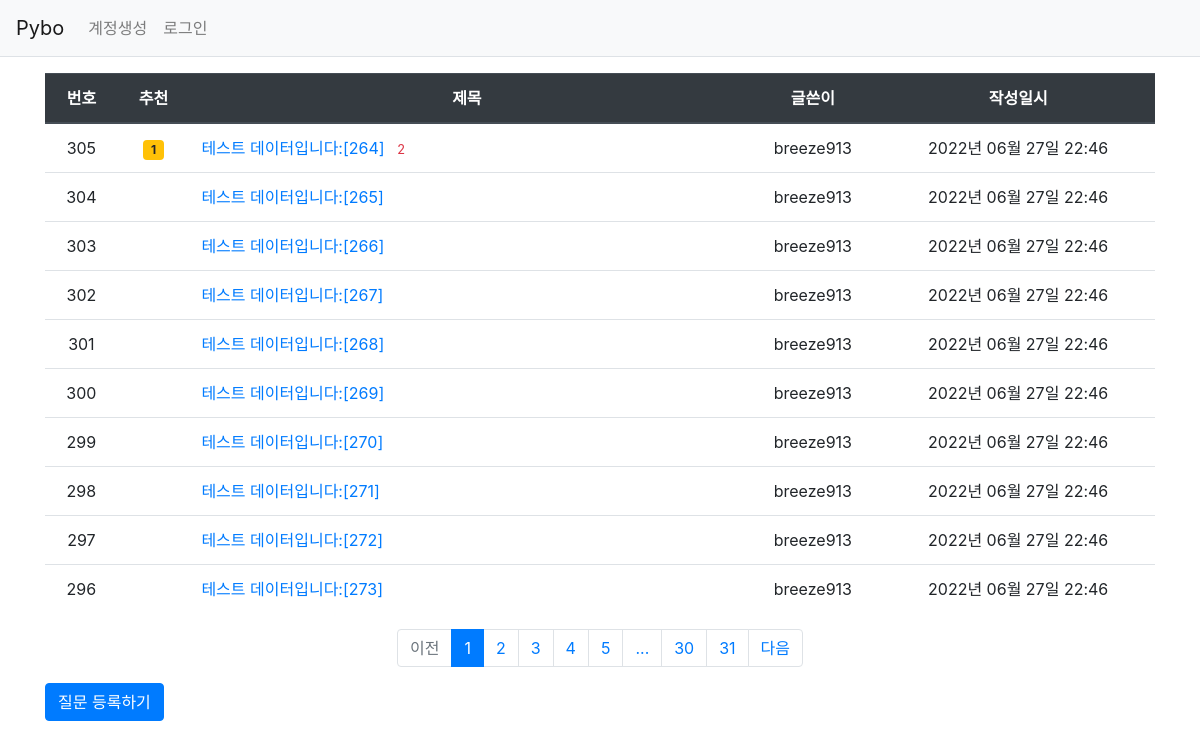
Page /question/list/ on the committed database.
### pybo/models.py (models this page shows)
class Question(db.Model):
    id = db.Column(db.Integer, primary_key=True)
    subject = db.Column(db.String(200), nullable=False)
    content = db.Column(db.Text(), nullable=False)
    create_date = db.Column(db.DateTime(), nullable=False)
    user_id = db.Column(db.Integer, db.ForeignKey(
        'user.id', ondelete='CASCADE'), nullable=False)
    user = db.relationship('User', backref=db.backref('question_set'))
    modify_date = db.Column(db.DateTime(), nullable=True)
    voter = db.relationship('User', secondary=question_voter, backref=db.backref('question_voter_set'))

class User(db.Model):
    id = db.Column(db.Integer, primary_key=True)
    username = db.Column(db.String(150), unique=True, nullable=False)
    password = db.Column(db.String(200), nullable=False)
    email = db.Column(db.String(120), unique=True, nullable=False)

### pybo/views/question_views.py (the view)
@bp.route('/list/')
def _list():
    page = request.args.get('page', type=int, default=1) # 페이지
    question_list = Question.query.order_by(Question.create_date.desc())
    question_list = question_list.paginate(page, per_page=10)
    return render_template('question/question_list.html',
                           question_list=question_list)

### pybo/filter.py (called while the page is built)
def format_datetime(value, fmt="%Y년 %m월 %d일 %H:%M"):
    return value.strftime(fmt)

### pybo/views/auth_views.py (called while the page is built)
@bp.before_app_request
def load_logged_in_user():
    user_id = session.get('user_id')
    if user_id is None:
        g.user = None
    else:
        g.user = User.query.get(user_id)

### pybo/templates/question/question_list.html
{% extends 'base.html' %}
{% block content %}
<div class="container my-3">
    <table class="table">
        <thead>
        <tr class="text-center thead-dark">
            <th>번호</th>
            <th>추천</th>
            <th style="width:50%">제목</th>
            <th>글쓴이</th>
            <th>작성일시</th>
        </tr>
        </thead>
        <tbody>
        {% if question_list %}
        {% for question in question_list.items %}
        <tr class="text-center">
            <td>{{ question_list.total - ((question_list.page-1)*question_list.per_page) -loop.index0 }}</td>
            <td>
                {% if question.voter|length > 0 %}
                    <span class="badge badge-warning px-2 py-1">{{question.voter|length}}</span>
                {% endif %}
            </td>
            <td class="text-left">
                <a href="{{ url_for('question.detail', question_id=question.id) }}">{{ question.subject }}</a>
                {% if question.answer_set|length > 0 %}
                    <span class="text-danger small ml-2">{{question.answer_set|length}}</span>
                {% endif %}
            </td>
            <td>{{ question.user.username }}</td>
            <td>{{ question.create_date |datetime }}</td>
        </tr>
        {% endfor %}
        {% else %}
        <tr>
            <td colspan="3">질문이 없습니다.</td>
        </tr>
        {% endif %}
        </tbody>
    </table>
    <ul class="pagination justify-content-center">
        {% if question_list.has_prev %}
        <li class="page-item">
            <a class="page-link" href="?page={{question_list.prev_num}}">이전</a>
        </li>
        {% else %}
        <li class="page-item disabled">
            <a class="page-link" tabindex="-1" aria-disabled="true" href="#">이전</a>
        </li>
        {% endif %}
        {% for page_num in question_list.iter_pages() %}
            {% if page_num %}
                {% if page_num != question_list.page %}
                <li class="page-item">
                    <a class="page-link" href="?page={{page_num}}">{{page_num}}</a>
                </li>
                {% else %}
                <li class="page-item active" aria-current="page">
                    <a class="page-link" href="#">{{page_num}}</a>
                </li>
                {% endif %}
            {% else %}
                <li class="disabled">
                    <a class="page-link" href="#">...</a>
                </li>
            {% endif %}
        {% endfor %}
        {% if question_list.has_next %}
        <li class="page-item">
            <a class="page-link" href="?page={{question_list.next_num}}">다음</a>
        </li>
        {% else %}
        <li class="page-item disabled">
            <a class="page-link" tabindex="-1" aria-disabled="true" href="#">다음</a>
        </li>
        {% endif %}
    </ul>
    <a href="{{ url_for('question.create') }}" class="btn btn-primary">질문 등록하기</a>
</div>
{% endblock %}

### pybo/templates/base.html (shortened to what this page needs)
<!DOCTYPE html>
<html lang="en">
<head>
    <link rel="stylesheet" href="{{url_for('static',filename='bootstrap.min.css')}}">
    <link rel="stylesheet" href="{{url_for('static',filename='style.css')}}">
</head>
<body>
{% include "navbar.html" %}
{% block content %}
{% endblock %}
</body>
</html>

### pybo/templates/navbar.html (shortened to what this page needs)
<nav class="navbar navbar-expand-lg navbar-light bg-light border-bottom">
    <a class="navbar-brand" href="{{url_for('main.index')}}">Pybo</a>
    <div class="collapse navbar-collapse flex-grow-0" id="navbarNav">
        {% if g.user %}
        <ul class="navbar-nav">
            <li class="nav-item">
                <a class="nav-link" href="{{ url_for('auth.logout') }}">{{ g.user.username }}(로그아웃)</a>
            </li>
        </ul>
        {% else %}
        <ul class="navbar-nav">
            <li class="nav-item">
                <a class="nav-link" href="{{ url_for('auth.signup') }}">계정생성</a>
            </li>
            <li class="nav-item">
                <a class="nav-link" href="{{ url_for('auth.login') }}">로그인</a>
            </li>
        </ul>
        {% endif %}
    </div>
</nav>

### rows in the picture
Question: total "305", voter|length "1", subject "테스트 데이터입니다:[264]", answer_set|length "2", user.username "breeze913", create_date "2022년 06월 27일 22:46"
Question: total "304", subject "테스트 데이터입니다:[265]", user.username "breeze913", create_date "2022년 06월 27일 22:46"
Question: total "303", subject "테스트 데이터입니다:[266]", user.username "breeze913", create_date "2022년 06월 27일 22:46"
Question: total "302", subject "테스트 데이터입니다:[267]", user.username "breeze913", create_date "2022년 06월 27일 22:46"
Question: total "301", subject "테스트 데이터입니다:[268]", user.username "breeze913", create_date "2022년 06월 27일 22:46"
Question: total "300", subject "테스트 데이터입니다:[269]", user.username "breeze913", create_date "2022년 06월 27일 22:46"
Question: total "299", subject "테스트 데이터입니다:[270]", user.username "breeze913", create_date "2022년 06월 27일 22:46"
Question: total "298", subject "테스트 데이터입니다:[271]", user.username "breeze913", create_date "2022년 06월 27일 22:46"
Question: total "297", subject "테스트 데이터입니다:[272]", user.username "breeze913", create_date "2022년 06월 27일 22:46"
Question: total "296", subject "테스트 데이터입니다:[273]", user.username "breeze913", create_date "2022년 06월 27일 22:46"

### other values in the picture
{{ page_num }} "1"
{{ page_num }} "2" "3" "4" "5" "30" "31"
